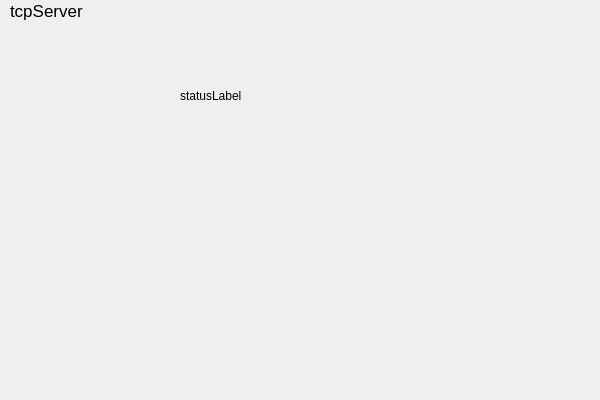
<?xml version="1.0" encoding="UTF-8"?>
<ui version="4.0">
 <class>Widget</class>
 <widget class="QWidget" name="Widget">
  <property name="geometry">
   <rect>
    <x>0</x>
    <y>0</y>
    <width>600</width>
    <height>400</height>
   </rect>
  </property>
  <property name="windowTitle">
   <string>Widget</string>
  </property>
  <widget class="QLabel" name="statusLabel">
   <property name="geometry">
    <rect>
     <x>180</x>
     <y>80</y>
     <width>151</width>
     <height>31</height>
    </rect>
   </property>
   <property name="text">
    <string>statusLabel</string>
   </property>
  </widget>
  <widget class="QLabel" name="label">
   <property name="geometry">
    <rect>
     <x>10</x>
     <y>0</y>
     <width>101</width>
     <height>21</height>
    </rect>
   </property>
   <property name="font">
    <font>
     <pointsize>13</pointsize>
    </font>
   </property>
   <property name="text">
    <string>tcpServer</string>
   </property>
  </widget>
 </widget>
 <layoutdefault spacing="6" margin="11"/>
 <resources/>
 <connections/>
</ui>
